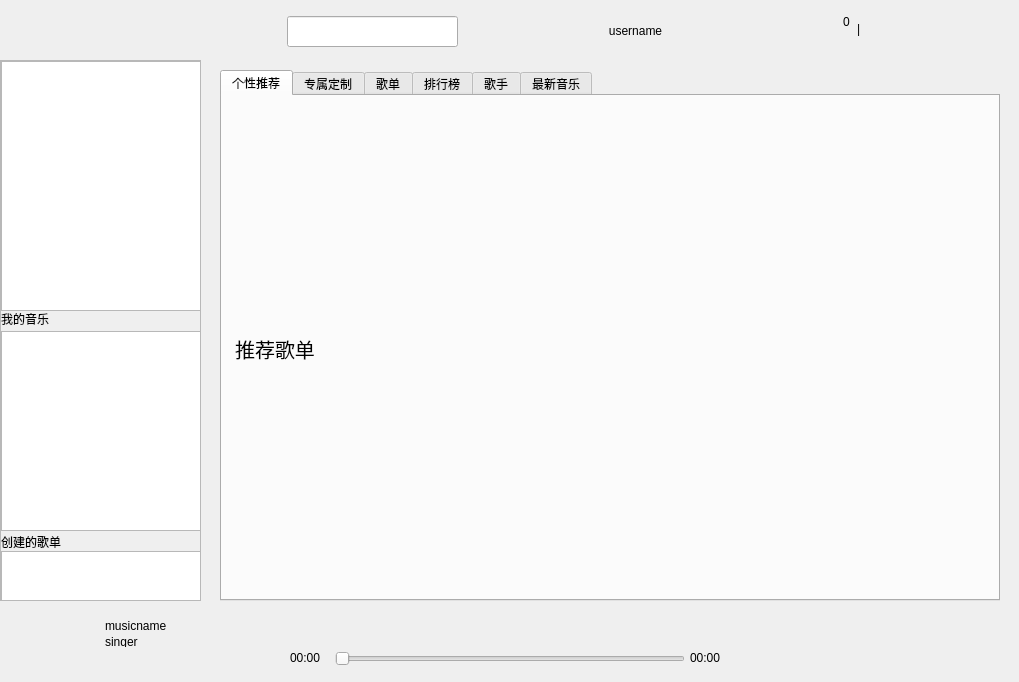
<?xml version="1.0" encoding="UTF-8"?>
<ui version="4.0">
 <class>MainWindow</class>
 <widget class="QMainWindow" name="MainWindow">
  <property name="geometry">
   <rect>
    <x>0</x>
    <y>0</y>
    <width>1019</width>
    <height>682</height>
   </rect>
  </property>
  <property name="windowTitle">
   <string>MainWindow</string>
  </property>
  <property name="styleSheet">
   <string notr="true">QPushButton
{
	border:0px;
}</string>
  </property>
  <widget class="QWidget" name="centralWidget">
   <widget class="QWidget" name="titleWidget" native="true">
    <property name="geometry">
     <rect>
      <x>0</x>
      <y>0</y>
      <width>1022</width>
      <height>60</height>
     </rect>
    </property>
    <property name="sizePolicy">
     <sizepolicy hsizetype="Expanding" vsizetype="Fixed">
      <horstretch>0</horstretch>
      <verstretch>0</verstretch>
     </sizepolicy>
    </property>
    <widget class="QLabel" name="logoLabel">
     <property name="geometry">
      <rect>
       <x>10</x>
       <y>10</y>
       <width>145</width>
       <height>40</height>
      </rect>
     </property>
     <property name="sizePolicy">
      <sizepolicy hsizetype="Minimum" vsizetype="Fixed">
       <horstretch>0</horstretch>
       <verstretch>0</verstretch>
      </sizepolicy>
     </property>
     <property name="text">
      <string/>
     </property>
    </widget>
    <widget class="QPushButton" name="leftButton">
     <property name="geometry">
      <rect>
       <x>230</x>
       <y>20</y>
       <width>24</width>
       <height>24</height>
      </rect>
     </property>
     <property name="sizePolicy">
      <sizepolicy hsizetype="Minimum" vsizetype="Fixed">
       <horstretch>0</horstretch>
       <verstretch>0</verstretch>
      </sizepolicy>
     </property>
     <property name="text">
      <string/>
     </property>
    </widget>
    <widget class="QPushButton" name="rightButton">
     <property name="geometry">
      <rect>
       <x>260</x>
       <y>20</y>
       <width>24</width>
       <height>24</height>
      </rect>
     </property>
     <property name="sizePolicy">
      <sizepolicy hsizetype="Minimum" vsizetype="Fixed">
       <horstretch>0</horstretch>
       <verstretch>0</verstretch>
      </sizepolicy>
     </property>
     <property name="text">
      <string/>
     </property>
    </widget>
    <widget class="QPushButton" name="microphoneButton">
     <property name="geometry">
      <rect>
       <x>470</x>
       <y>20</y>
       <width>24</width>
       <height>24</height>
      </rect>
     </property>
     <property name="sizePolicy">
      <sizepolicy hsizetype="Minimum" vsizetype="Fixed">
       <horstretch>0</horstretch>
       <verstretch>0</verstretch>
      </sizepolicy>
     </property>
     <property name="text">
      <string/>
     </property>
    </widget>
    <widget class="QPushButton" name="iconButton">
     <property name="geometry">
      <rect>
       <x>560</x>
       <y>15</y>
       <width>30</width>
       <height>30</height>
      </rect>
     </property>
     <property name="sizePolicy">
      <sizepolicy hsizetype="Minimum" vsizetype="Fixed">
       <horstretch>0</horstretch>
       <verstretch>0</verstretch>
      </sizepolicy>
     </property>
     <property name="text">
      <string/>
     </property>
    </widget>
    <widget class="QPushButton" name="personButton">
     <property name="geometry">
      <rect>
       <x>590</x>
       <y>20</y>
       <width>91</width>
       <height>21</height>
      </rect>
     </property>
     <property name="sizePolicy">
      <sizepolicy hsizetype="Minimum" vsizetype="Fixed">
       <horstretch>0</horstretch>
       <verstretch>0</verstretch>
      </sizepolicy>
     </property>
     <property name="text">
      <string>username</string>
     </property>
    </widget>
    <widget class="QPushButton" name="vipButton">
     <property name="geometry">
      <rect>
       <x>690</x>
       <y>17</y>
       <width>60</width>
       <height>25</height>
      </rect>
     </property>
     <property name="text">
      <string/>
     </property>
    </widget>
    <widget class="QPushButton" name="skinButton">
     <property name="geometry">
      <rect>
       <x>750</x>
       <y>20</y>
       <width>16</width>
       <height>16</height>
      </rect>
     </property>
     <property name="text">
      <string/>
     </property>
    </widget>
    <widget class="QPushButton" name="settingsButton">
     <property name="geometry">
      <rect>
       <x>790</x>
       <y>20</y>
       <width>16</width>
       <height>16</height>
      </rect>
     </property>
     <property name="text">
      <string/>
     </property>
    </widget>
    <widget class="QPushButton" name="messageButton">
     <property name="geometry">
      <rect>
       <x>830</x>
       <y>20</y>
       <width>16</width>
       <height>16</height>
      </rect>
     </property>
     <property name="text">
      <string/>
     </property>
    </widget>
    <widget class="QPushButton" name="miniButton">
     <property name="geometry">
      <rect>
       <x>880</x>
       <y>20</y>
       <width>16</width>
       <height>16</height>
      </rect>
     </property>
     <property name="text">
      <string/>
     </property>
    </widget>
    <widget class="QPushButton" name="minimizedButton">
     <property name="geometry">
      <rect>
       <x>915</x>
       <y>20</y>
       <width>16</width>
       <height>16</height>
      </rect>
     </property>
     <property name="text">
      <string/>
     </property>
    </widget>
    <widget class="QPushButton" name="maximizedButton">
     <property name="geometry">
      <rect>
       <x>950</x>
       <y>20</y>
       <width>16</width>
       <height>16</height>
      </rect>
     </property>
     <property name="text">
      <string/>
     </property>
    </widget>
    <widget class="QPushButton" name="closeButton">
     <property name="geometry">
      <rect>
       <x>980</x>
       <y>20</y>
       <width>16</width>
       <height>16</height>
      </rect>
     </property>
     <property name="text">
      <string/>
     </property>
    </widget>
    <widget class="QLabel" name="messageCountLabel">
     <property name="geometry">
      <rect>
       <x>843</x>
       <y>14</y>
       <width>21</width>
       <height>16</height>
      </rect>
     </property>
     <property name="text">
      <string>0</string>
     </property>
    </widget>
    <widget class="QLabel" name="separatorLabel">
     <property name="geometry">
      <rect>
       <x>857</x>
       <y>20</y>
       <width>16</width>
       <height>17</height>
      </rect>
     </property>
     <property name="text">
      <string>|</string>
     </property>
    </widget>
    <widget class="QLineEdit" name="searchEdit">
     <property name="geometry">
      <rect>
       <x>287</x>
       <y>16</y>
       <width>171</width>
       <height>31</height>
      </rect>
     </property>
    </widget>
    <widget class="QPushButton" name="searchButton">
     <property name="geometry">
      <rect>
       <x>293</x>
       <y>26</y>
       <width>15</width>
       <height>15</height>
      </rect>
     </property>
     <property name="text">
      <string/>
     </property>
    </widget>
   </widget>
   <widget class="QWidget" name="bottomWidget" native="true">
    <property name="geometry">
     <rect>
      <x>0</x>
      <y>600</y>
      <width>1021</width>
      <height>72</height>
     </rect>
    </property>
    <widget class="QPushButton" name="lastMusicButton">
     <property name="geometry">
      <rect>
       <x>450</x>
       <y>23</y>
       <width>15</width>
       <height>15</height>
      </rect>
     </property>
     <property name="text">
      <string/>
     </property>
    </widget>
    <widget class="QPushButton" name="playAndStopButton">
     <property name="geometry">
      <rect>
       <x>500</x>
       <y>15</y>
       <width>31</width>
       <height>31</height>
      </rect>
     </property>
     <property name="text">
      <string/>
     </property>
     <property name="checkable">
      <bool>true</bool>
     </property>
    </widget>
    <widget class="QPushButton" name="nextMusicButton">
     <property name="geometry">
      <rect>
       <x>570</x>
       <y>23</y>
       <width>15</width>
       <height>15</height>
      </rect>
     </property>
     <property name="text">
      <string/>
     </property>
    </widget>
    <widget class="QPushButton" name="loopStateButton">
     <property name="geometry">
      <rect>
       <x>390</x>
       <y>15</y>
       <width>31</width>
       <height>28</height>
      </rect>
     </property>
     <property name="text">
      <string/>
     </property>
    </widget>
    <widget class="QPushButton" name="lyricButton">
     <property name="geometry">
      <rect>
       <x>630</x>
       <y>18</y>
       <width>25</width>
       <height>25</height>
      </rect>
     </property>
     <property name="text">
      <string/>
     </property>
    </widget>
    <widget class="QPushButton" name="qualityButton">
     <property name="geometry">
      <rect>
       <x>790</x>
       <y>20</y>
       <width>31</width>
       <height>31</height>
      </rect>
     </property>
     <property name="text">
      <string/>
     </property>
    </widget>
    <widget class="QPushButton" name="soundEffectButton">
     <property name="geometry">
      <rect>
       <x>840</x>
       <y>20</y>
       <width>31</width>
       <height>31</height>
      </rect>
     </property>
     <property name="text">
      <string/>
     </property>
    </widget>
    <widget class="QPushButton" name="volumeButton">
     <property name="geometry">
      <rect>
       <x>890</x>
       <y>20</y>
       <width>31</width>
       <height>28</height>
      </rect>
     </property>
     <property name="text">
      <string/>
     </property>
    </widget>
    <widget class="QPushButton" name="karaokeButton">
     <property name="geometry">
      <rect>
       <x>940</x>
       <y>20</y>
       <width>31</width>
       <height>31</height>
      </rect>
     </property>
     <property name="text">
      <string/>
     </property>
    </widget>
    <widget class="QPushButton" name="playlistButton">
     <property name="geometry">
      <rect>
       <x>980</x>
       <y>20</y>
       <width>31</width>
       <height>31</height>
      </rect>
     </property>
     <property name="text">
      <string/>
     </property>
    </widget>
    <widget class="QPushButton" name="musicIconButton">
     <property name="geometry">
      <rect>
       <x>0</x>
       <y>0</y>
       <width>70</width>
       <height>70</height>
      </rect>
     </property>
     <property name="text">
      <string/>
     </property>
    </widget>
    <widget class="QLabel" name="playedTimeLabel">
     <property name="geometry">
      <rect>
       <x>290</x>
       <y>50</y>
       <width>40</width>
       <height>16</height>
      </rect>
     </property>
     <property name="text">
      <string>00:00</string>
     </property>
    </widget>
    <widget class="QLabel" name="durationTimeLabel">
     <property name="geometry">
      <rect>
       <x>690</x>
       <y>50</y>
       <width>40</width>
       <height>16</height>
      </rect>
     </property>
     <property name="text">
      <string>00:00</string>
     </property>
    </widget>
    <widget class="QSlider" name="musicProgressSlider">
     <property name="geometry">
      <rect>
       <x>335</x>
       <y>50</y>
       <width>350</width>
       <height>17</height>
      </rect>
     </property>
     <property name="orientation">
      <enum>Qt::Horizontal</enum>
     </property>
    </widget>
    <widget class="QWidget" name="">
     <property name="geometry">
      <rect>
       <x>94</x>
       <y>10</y>
       <width>122</width>
       <height>48</height>
      </rect>
     </property>
     <layout class="QGridLayout" name="gridLayout">
      <item row="0" column="0">
       <widget class="QLabel" name="musicNameLabel">
        <property name="text">
         <string>musicname</string>
        </property>
       </widget>
      </item>
      <item row="0" column="1">
       <spacer name="horizontalSpacer_2">
        <property name="orientation">
         <enum>Qt::Horizontal</enum>
        </property>
        <property name="sizeHint" stdset="0">
         <size>
          <width>40</width>
          <height>20</height>
         </size>
        </property>
       </spacer>
      </item>
      <item row="1" column="0">
       <widget class="QLabel" name="singerLabel">
        <property name="text">
         <string>singer</string>
        </property>
       </widget>
      </item>
      <item row="1" column="1">
       <widget class="QPushButton" name="likeButton">
        <property name="text">
         <string/>
        </property>
       </widget>
      </item>
     </layout>
    </widget>
   </widget>
   <widget class="QScrollArea" name="scrollArea">
    <property name="geometry">
     <rect>
      <x>0</x>
      <y>60</y>
      <width>201</width>
      <height>541</height>
     </rect>
    </property>
    <property name="verticalScrollBarPolicy">
     <enum>Qt::ScrollBarAsNeeded</enum>
    </property>
    <property name="horizontalScrollBarPolicy">
     <enum>Qt::ScrollBarAsNeeded</enum>
    </property>
    <property name="sizeAdjustPolicy">
     <enum>QAbstractScrollArea::AdjustToContents</enum>
    </property>
    <property name="widgetResizable">
     <bool>true</bool>
    </property>
    <widget class="QWidget" name="scrollAreaWidgetContents">
     <property name="geometry">
      <rect>
       <x>0</x>
       <y>0</y>
       <width>199</width>
       <height>539</height>
      </rect>
     </property>
     <widget class="QListWidget" name="listT1">
      <property name="geometry">
       <rect>
        <x>0</x>
        <y>0</y>
        <width>200</width>
        <height>250</height>
       </rect>
      </property>
     </widget>
     <widget class="QLabel" name="myMusicLabel">
      <property name="geometry">
       <rect>
        <x>0</x>
        <y>250</y>
        <width>201</width>
        <height>16</height>
       </rect>
      </property>
      <property name="text">
       <string>我的音乐</string>
      </property>
     </widget>
     <widget class="QListWidget" name="listT2">
      <property name="geometry">
       <rect>
        <x>0</x>
        <y>270</y>
        <width>200</width>
        <height>200</height>
       </rect>
      </property>
      <property name="iconSize">
       <size>
        <width>0</width>
        <height>0</height>
       </size>
      </property>
     </widget>
     <widget class="QLabel" name="createSonglistLabel">
      <property name="geometry">
       <rect>
        <x>0</x>
        <y>470</y>
        <width>121</width>
        <height>21</height>
       </rect>
      </property>
      <property name="text">
       <string>创建的歌单</string>
      </property>
     </widget>
     <widget class="QPushButton" name="addButton">
      <property name="geometry">
       <rect>
        <x>170</x>
        <y>470</y>
        <width>21</width>
        <height>21</height>
       </rect>
      </property>
      <property name="text">
       <string/>
      </property>
     </widget>
     <widget class="QListWidget" name="listT3">
      <property name="geometry">
       <rect>
        <x>0</x>
        <y>490</y>
        <width>201</width>
        <height>50</height>
       </rect>
      </property>
     </widget>
    </widget>
   </widget>
   <widget class="QTabWidget" name="homeTabWidget">
    <property name="geometry">
     <rect>
      <x>220</x>
      <y>70</y>
      <width>780</width>
      <height>531</height>
     </rect>
    </property>
    <property name="currentIndex">
     <number>0</number>
    </property>
    <widget class="QWidget" name="personalityRecommendWidget">
     <attribute name="title">
      <string>个性推荐</string>
     </attribute>
     <widget class="QWidget" name="layoutWidget">
      <property name="geometry">
       <rect>
        <x>0</x>
        <y>0</y>
        <width>790</width>
        <height>496</height>
       </rect>
      </property>
      <layout class="QVBoxLayout" name="verticalLayout_6">
       <item>
        <widget class="CircularBannerWidget" name="bannerWidget" native="true">
         <property name="minimumSize">
          <size>
           <width>788</width>
           <height>240</height>
          </size>
         </property>
        </widget>
       </item>
       <item>
        <layout class="QHBoxLayout" name="horizontalLayout_2">
         <item>
          <widget class="QPushButton" name="songlistBtn1">
           <property name="minimumSize">
            <size>
             <width>84</width>
             <height>28</height>
            </size>
           </property>
           <property name="maximumSize">
            <size>
             <width>84</width>
             <height>28</height>
            </size>
           </property>
           <property name="font">
            <font>
             <pointsize>15</pointsize>
            </font>
           </property>
           <property name="text">
            <string>推荐歌单</string>
           </property>
           <property name="flat">
            <bool>false</bool>
           </property>
          </widget>
         </item>
         <item>
          <widget class="QPushButton" name="songlistBtn2">
           <property name="minimumSize">
            <size>
             <width>21</width>
             <height>21</height>
            </size>
           </property>
           <property name="maximumSize">
            <size>
             <width>21</width>
             <height>21</height>
            </size>
           </property>
           <property name="text">
            <string/>
           </property>
           <property name="icon">
            <iconset>
             <normaloff>:/images/homeTab/recommend/右箭头.png</normaloff>:/images/homeTab/recommend/右箭头.png</iconset>
           </property>
          </widget>
         </item>
         <item>
          <spacer name="horizontalSpacer">
           <property name="orientation">
            <enum>Qt::Horizontal</enum>
           </property>
           <property name="sizeHint" stdset="0">
            <size>
             <width>40</width>
             <height>20</height>
            </size>
           </property>
          </spacer>
         </item>
        </layout>
       </item>
       <item>
        <widget class="QWidget" name="recommedSongListWidget" native="true">
         <property name="minimumSize">
          <size>
           <width>788</width>
           <height>212</height>
          </size>
         </property>
         <layout class="QHBoxLayout" name="horizontalLayout">
          <item>
           <layout class="QVBoxLayout" name="verticalLayout">
            <item>
             <widget class="QPushButton" name="recommendSongBtn1">
              <property name="minimumSize">
               <size>
                <width>125</width>
                <height>125</height>
               </size>
              </property>
              <property name="maximumSize">
               <size>
                <width>125</width>
                <height>125</height>
               </size>
              </property>
              <property name="text">
               <string/>
              </property>
             </widget>
            </item>
            <item>
             <widget class="QLabel" name="song1infoLabel">
              <property name="minimumSize">
               <size>
                <width>125</width>
                <height>0</height>
               </size>
              </property>
              <property name="maximumSize">
               <size>
                <width>120</width>
                <height>16777215</height>
               </size>
              </property>
              <property name="text">
               <string/>
              </property>
              <property name="wordWrap">
               <bool>true</bool>
              </property>
             </widget>
            </item>
           </layout>
          </item>
          <item>
           <layout class="QVBoxLayout" name="verticalLayout_2">
            <item>
             <widget class="QPushButton" name="recommendSongBtn2">
              <property name="minimumSize">
               <size>
                <width>125</width>
                <height>125</height>
               </size>
              </property>
              <property name="maximumSize">
               <size>
                <width>125</width>
                <height>125</height>
               </size>
              </property>
              <property name="text">
               <string/>
              </property>
             </widget>
            </item>
            <item>
             <widget class="QLabel" name="song2infoLabel">
              <property name="minimumSize">
               <size>
                <width>125</width>
                <height>0</height>
               </size>
              </property>
              <property name="maximumSize">
               <size>
                <width>120</width>
                <height>16777215</height>
               </size>
              </property>
              <property name="text">
               <string/>
              </property>
              <property name="wordWrap">
               <bool>true</bool>
              </property>
             </widget>
            </item>
           </layout>
          </item>
          <item>
           <layout class="QVBoxLayout" name="verticalLayout_3">
            <item>
             <widget class="QPushButton" name="recommendSongBtn3">
              <property name="minimumSize">
               <size>
                <width>125</width>
                <height>125</height>
               </size>
              </property>
              <property name="maximumSize">
               <size>
                <width>125</width>
                <height>125</height>
               </size>
              </property>
              <property name="text">
               <string/>
              </property>
             </widget>
            </item>
            <item>
             <widget class="QLabel" name="song3infoLabel">
              <property name="minimumSize">
               <size>
                <width>125</width>
                <height>0</height>
               </size>
              </property>
              <property name="maximumSize">
               <size>
                <width>120</width>
                <height>16777215</height>
               </size>
              </property>
              <property name="text">
               <string/>
              </property>
              <property name="wordWrap">
               <bool>true</bool>
              </property>
             </widget>
            </item>
           </layout>
          </item>
          <item>
           <layout class="QVBoxLayout" name="verticalLayout_4">
            <item>
             <widget class="QPushButton" name="recommendSongBtn4">
              <property name="minimumSize">
               <size>
                <width>125</width>
                <height>125</height>
               </size>
              </property>
              <property name="maximumSize">
               <size>
                <width>125</width>
                <height>125</height>
               </size>
              </property>
              <property name="text">
               <string/>
              </property>
             </widget>
            </item>
            <item>
             <widget class="QLabel" name="song4infoLabel">
              <property name="minimumSize">
               <size>
                <width>125</width>
                <height>0</height>
               </size>
              </property>
              <property name="maximumSize">
               <size>
                <width>120</width>
                <height>16777215</height>
               </size>
              </property>
              <property name="text">
               <string/>
              </property>
              <property name="wordWrap">
               <bool>true</bool>
              </property>
             </widget>
            </item>
           </layout>
          </item>
          <item>
           <layout class="QVBoxLayout" name="verticalLayout_5">
            <item>
             <widget class="QPushButton" name="recommendSongBtn5">
              <property name="minimumSize">
               <size>
                <width>125</width>
                <height>125</height>
               </size>
              </property>
              <property name="maximumSize">
               <size>
                <width>125</width>
                <height>125</height>
               </size>
              </property>
              <property name="text">
               <string/>
              </property>
             </widget>
            </item>
            <item>
             <widget class="QLabel" name="song5infoLabel">
              <property name="minimumSize">
               <size>
                <width>125</width>
                <height>0</height>
               </size>
              </property>
              <property name="maximumSize">
               <size>
                <width>120</width>
                <height>16777215</height>
               </size>
              </property>
              <property name="text">
               <string/>
              </property>
              <property name="wordWrap">
               <bool>true</bool>
              </property>
             </widget>
            </item>
           </layout>
          </item>
         </layout>
        </widget>
       </item>
      </layout>
     </widget>
    </widget>
    <widget class="ExclusiveCustomWidget" name="exclusiveCustomWidget">
     <attribute name="title">
      <string>专属定制</string>
     </attribute>
    </widget>
    <widget class="SongListWidget" name="songListWIdget">
     <attribute name="title">
      <string>歌单</string>
     </attribute>
    </widget>
    <widget class="RankListWidget" name="rankListWidget">
     <attribute name="title">
      <string>排行榜</string>
     </attribute>
    </widget>
    <widget class="SingerWidget" name="singerWidget">
     <attribute name="title">
      <string>歌手</string>
     </attribute>
    </widget>
    <widget class="NewestMusicWidget" name="newestMusicWidget">
     <attribute name="title">
      <string>最新音乐</string>
     </attribute>
    </widget>
   </widget>
  </widget>
 </widget>
 <layoutdefault spacing="6" margin="11"/>
 <customwidgets>
  <customwidget>
   <class>CircularBannerWidget</class>
   <extends>QWidget</extends>
   <header>circularbannerwidget.h</header>
   <container>1</container>
  </customwidget>
  <customwidget>
   <class>ExclusiveCustomWidget</class>
   <extends>QWidget</extends>
   <header>exclusivecustomwidget.h</header>
   <container>1</container>
  </customwidget>
  <customwidget>
   <class>SongListWidget</class>
   <extends>QWidget</extends>
   <header>songlistwidget.h</header>
   <container>1</container>
  </customwidget>
  <customwidget>
   <class>RankListWidget</class>
   <extends>QWidget</extends>
   <header>ranklistwidget.h</header>
   <container>1</container>
  </customwidget>
  <customwidget>
   <class>SingerWidget</class>
   <extends>QWidget</extends>
   <header>singerwidget.h</header>
   <container>1</container>
  </customwidget>
  <customwidget>
   <class>NewestMusicWidget</class>
   <extends>QWidget</extends>
   <header>newestmusicwidget.h</header>
   <container>1</container>
  </customwidget>
 </customwidgets>
 <resources/>
 <connections/>
</ui>
